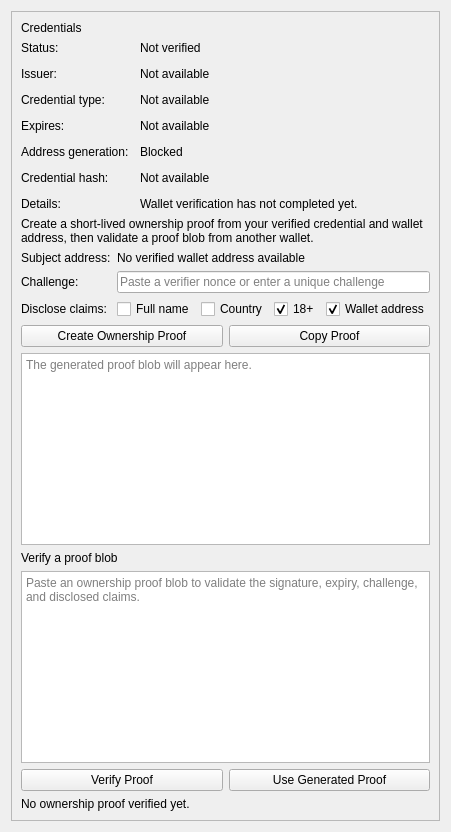
         <widget class="QWidget" name="tabCredential">
          <attribute name="title">
           <string>Credentials</string>
          </attribute>
          <layout class="QVBoxLayout" name="verticalLayoutCredentialTab">
           <item>
            <widget class="QFrame" name="frameCredential">
             <property name="frameShape">
              <enum>QFrame::StyledPanel</enum>
             </property>
             <property name="frameShadow">
              <enum>QFrame::Raised</enum>
             </property>
             <layout class="QVBoxLayout" name="verticalLayoutCredential">
              <item>
               <widget class="QLabel" name="labelCredentialHeader">
                <property name="text">
                 <string>Credentials</string>
                </property>
               </widget>
              </item>
               <item>
                <layout class="QFormLayout" name="formLayoutCredential">
                <property name="fieldGrowthPolicy">
                 <enum>QFormLayout::AllNonFixedFieldsGrow</enum>
                </property>
                <property name="horizontalSpacing">
                 <number>11</number>
                </property>
                <property name="verticalSpacing">
                 <number>12</number>
                </property>
                <item row="0" column="0">
                 <widget class="QLabel" name="labelCredentialStatusText">
                  <property name="text">
                   <string>Status:</string>
                  </property>
                 </widget>
                </item>
                <item row="0" column="1">
                 <widget class="QLabel" name="labelCredentialStatusValue">
                  <property name="text">
                   <string>Not verified</string>
                  </property>
                 </widget>
                </item>
                <item row="1" column="0">
                 <widget class="QLabel" name="labelCredentialProviderText">
                  <property name="text">
                   <string>Issuer:</string>
                  </property>
                 </widget>
                </item>
                <item row="1" column="1">
                 <widget class="QLabel" name="labelCredentialProviderValue">
                  <property name="text">
                   <string>Not available</string>
                  </property>
                  <property name="textInteractionFlags">
                   <set>Qt::TextSelectableByKeyboard|Qt::TextSelectableByMouse</set>
                  </property>
                 </widget>
                </item>
                <item row="2" column="0">
                 <widget class="QLabel" name="labelCredentialTypeText">
                  <property name="text">
                   <string>Credential type:</string>
                  </property>
                 </widget>
                </item>
                <item row="2" column="1">
                 <widget class="QLabel" name="labelCredentialTypeValue">
                  <property name="text">
                   <string>Not available</string>
                  </property>
                  <property name="textInteractionFlags">
                   <set>Qt::TextSelectableByKeyboard|Qt::TextSelectableByMouse</set>
                  </property>
                 </widget>
                </item>
                <item row="3" column="0">
                 <widget class="QLabel" name="labelCredentialExpiresText">
                  <property name="text">
                   <string>Expires:</string>
                  </property>
                 </widget>
                </item>
                <item row="3" column="1">
                 <widget class="QLabel" name="labelCredentialExpiresValue">
                  <property name="text">
                   <string>Not available</string>
                  </property>
                 </widget>
                </item>
                <item row="4" column="0">
                 <widget class="QLabel" name="labelCredentialAddressesText">
                  <property name="text">
                   <string>Address generation:</string>
                  </property>
                 </widget>
                </item>
                <item row="4" column="1">
                 <widget class="QLabel" name="labelCredentialAddressesValue">
                  <property name="text">
                   <string>Blocked</string>
                  </property>
                 </widget>
                </item>
                <item row="5" column="0">
                 <widget class="QLabel" name="labelCredentialHashText">
                  <property name="text">
                   <string>Credential hash:</string>
                  </property>
                 </widget>
                </item>
                <item row="5" column="1">
                 <widget class="QLabel" name="labelCredentialHashValue">
                  <property name="text">
                   <string>Not available</string>
                  </property>
                  <property name="wordWrap">
                   <bool>true</bool>
                  </property>
                  <property name="textInteractionFlags">
                   <set>Qt::TextSelectableByKeyboard|Qt::TextSelectableByMouse</set>
                  </property>
                 </widget>
                </item>
                <item row="6" column="0">
                 <widget class="QLabel" name="labelCredentialDetailsText">
                  <property name="text">
                   <string>Details:</string>
                  </property>
                 </widget>
                </item>
                <item row="6" column="1">
                 <widget class="QLabel" name="labelCredentialDetailsValue">
                  <property name="text">
                   <string>Wallet verification has not completed yet.</string>
                  </property>
                  <property name="wordWrap">
                   <bool>true</bool>
                  </property>
                  <property name="textInteractionFlags">
                   <set>Qt::TextSelectableByKeyboard|Qt::TextSelectableByMouse</set>
                  </property>
                 </widget>
                </item>
                </layout>
               </item>
               <item>
                <widget class="QLabel" name="labelOwnershipProofIntro">
                 <property name="wordWrap">
                  <bool>true</bool>
                 </property>
                 <property name="text">
                  <string>Create a short-lived ownership proof from your verified credential and wallet address, then validate a proof blob from another wallet.</string>
                 </property>
                </widget>
               </item>
               <item>
                <layout class="QFormLayout" name="formLayoutOwnershipProof">
                 <property name="fieldGrowthPolicy">
                  <enum>QFormLayout::AllNonFixedFieldsGrow</enum>
                 </property>
                 <item row="0" column="0">
                  <widget class="QLabel" name="labelOwnershipSubjectText">
                   <property name="text">
                    <string>Subject address:</string>
                   </property>
                  </widget>
                 </item>
                 <item row="0" column="1">
                  <widget class="QLabel" name="labelOwnershipSubjectValue">
                   <property name="text">
                    <string>No verified wallet address available</string>
                   </property>
                   <property name="wordWrap">
                    <bool>true</bool>
                   </property>
                   <property name="textInteractionFlags">
                    <set>Qt::TextSelectableByKeyboard|Qt::TextSelectableByMouse</set>
                   </property>
                  </widget>
                 </item>
                 <item row="1" column="0">
                  <widget class="QLabel" name="labelOwnershipChallengeText">
                   <property name="text">
                    <string>Challenge:</string>
                   </property>
                  </widget>
                 </item>
                 <item row="1" column="1">
                  <widget class="QLineEdit" name="editOwnershipChallenge">
                   <property name="placeholderText">
                    <string>Paste a verifier nonce or enter a unique challenge</string>
                   </property>
                  </widget>
                 </item>
                 <item row="2" column="0">
                  <widget class="QLabel" name="labelOwnershipClaimsText">
                   <property name="text">
                    <string>Disclose claims:</string>
                   </property>
                  </widget>
                 </item>
                 <item row="2" column="1">
                  <layout class="QHBoxLayout" name="horizontalLayoutOwnershipClaims">
                   <item><widget class="QCheckBox" name="checkOwnershipFullName"><property name="text"><string>Full name</string></property></widget></item>
                   <item><widget class="QCheckBox" name="checkOwnershipCountry"><property name="text"><string>Country</string></property></widget></item>
                   <item><widget class="QCheckBox" name="checkOwnershipAgeOver18"><property name="text"><string>18+</string></property><property name="checked"><bool>true</bool></property></widget></item>
                   <item><widget class="QCheckBox" name="checkOwnershipWalletAddress"><property name="text"><string>Wallet address</string></property><property name="checked"><bool>true</bool></property></widget></item>
                  </layout>
                 </item>
                </layout>
               </item>
               <item>
                <layout class="QHBoxLayout" name="horizontalLayoutOwnershipButtons">
                 <item><widget class="QPushButton" name="buttonOwnershipGenerate"><property name="text"><string>Create Ownership Proof</string></property></widget></item>
                 <item><widget class="QPushButton" name="buttonOwnershipCopy"><property name="text"><string>Copy Proof</string></property></widget></item>
                </layout>
               </item>
               <item>
                <widget class="QPlainTextEdit" name="textOwnershipProofOutput">
                 <property name="readOnly"><bool>true</bool></property>
                 <property name="placeholderText"><string>The generated proof blob will appear here.</string></property>
                </widget>
               </item>
               <item>
                <widget class="QLabel" name="labelOwnershipVerifyIntro">
                 <property name="text">
                  <string>Verify a proof blob</string>
                 </property>
                </widget>
               </item>
               <item>
                <widget class="QPlainTextEdit" name="textOwnershipProofInput">
                 <property name="placeholderText"><string>Paste an ownership proof blob to validate the signature, expiry, challenge, and disclosed claims.</string></property>
                </widget>
               </item>
               <item>
                <layout class="QHBoxLayout" name="horizontalLayoutOwnershipVerifyButtons">
                 <item><widget class="QPushButton" name="buttonOwnershipVerify"><property name="text"><string>Verify Proof</string></property></widget></item>
                 <item><widget class="QPushButton" name="buttonOwnershipUseGenerated"><property name="text"><string>Use Generated Proof</string></property></widget></item>
                </layout>
               </item>
               <item>
                <widget class="QLabel" name="labelOwnershipVerifyResult">
                 <property name="wordWrap"><bool>true</bool></property>
                 <property name="text"><string>No ownership proof verified yet.</string></property>
                 <property name="textInteractionFlags"><set>Qt::TextSelectableByKeyboard|Qt::TextSelectableByMouse</set></property>
                </widget>
               </item>
              </layout>
             </widget>
            </item>
          </layout>
         </widget>
